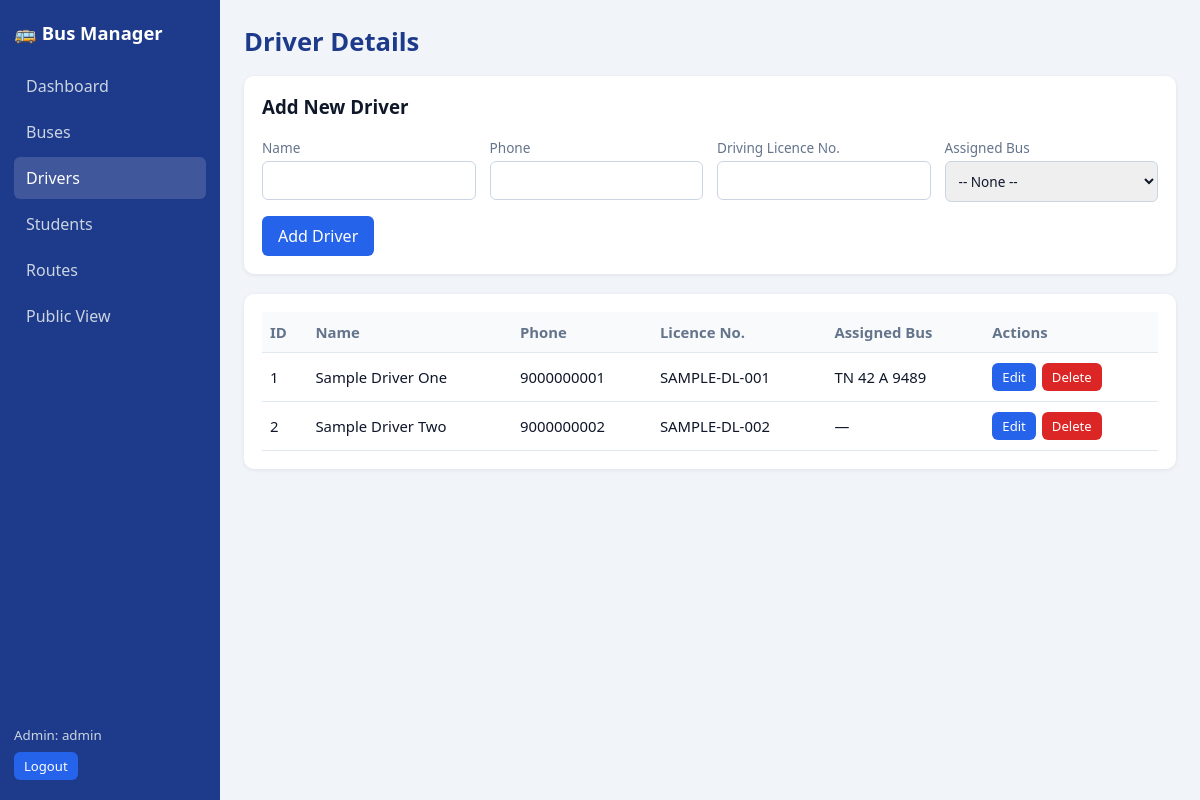
/drivers (signed in), run on the app's committed database.
### tables this page shows
CREATE TABLE drivers (
    driver_id      INTEGER PRIMARY KEY AUTOINCREMENT,
    name           TEXT NOT NULL,
    phone          TEXT NOT NULL,
    licence_number TEXT NOT NULL UNIQUE,
    bus_id         INTEGER UNIQUE REFERENCES buses(bus_id) ON DELETE SET NULL
);

CREATE TABLE buses (
    bus_id              INTEGER PRIMARY KEY AUTOINCREMENT,
    bus_number          TEXT NOT NULL UNIQUE,
    registration_number TEXT NOT NULL UNIQUE,
    capacity            INTEGER NOT NULL CHECK (capacity > 0),
    route_id            INTEGER REFERENCES routes(route_id) ON DELETE RESTRICT,
    driver_id           INTEGER UNIQUE REFERENCES drivers(driver_id) ON DELETE SET NULL,
    status              TEXT NOT NULL DEFAULT 'Active' CHECK (status IN ('Active', 'Inactive'))
);

### app.py (the view)
@app.route("/drivers")
@login_required
def drivers():
    rows = db.query("""SELECT d.driver_id, d.name, d.phone, d.licence_number, d.bus_id, b.bus_number
                       FROM drivers d LEFT JOIN buses b ON d.bus_id = b.bus_id ORDER BY d.name""")
    return render_template("drivers.html", drivers=rows, edit=get_edit("drivers", "driver_id"),
                           bus_opts=db.query("SELECT bus_id, bus_number FROM buses ORDER BY bus_number"))

### app.py (called while the page is built)
def csrf_token():
    if "_csrf" not in session:
        session["_csrf"] = secrets.token_hex(16)
    return session["_csrf"]

@app.before_request
def verify_csrf():
    if request.method == "POST":
        sent, real = request.form.get("_csrf", ""), session.get("_csrf", "")
        if not real or not secrets.compare_digest(sent, real):
            abort(400, "Invalid or missing CSRF token. Go back, refresh the page and try again.")

def login_required(view):
    @wraps(view)
    def wrapper(*args, **kwargs):
        if not session.get("admin"):
            flash("Please log in as administrator.", "error")
            return redirect(url_for("login"))
        return view(*args, **kwargs)
    return wrapper

def get_edit(table, pk):
    key = request.args.get("edit")
    if not key:
        return None
    row = db.query(f"SELECT * FROM {table} WHERE {pk} = ?", (key,), one=True)  # table/pk are fixed constants
    if row is None:
        flash("Record to edit was not found.", "error")
    return row

### database.py (called while the page is built)
def get_conn():
    conn = sqlite3.connect(DB_PATH)
    conn.row_factory = sqlite3.Row
    conn.execute("PRAGMA foreign_keys = ON")  # SQLite needs this on every connection
    return conn

def query(sql, params=(), one=False):
    conn = get_conn()
    try:
        rows = conn.execute(sql, params).fetchall()
    finally:
        conn.close()
    if one:
        return rows[0] if rows else None
    return rows

### templates/drivers.html (shortened to what this page needs)
{% extends "base.html" %}
{% block content %}
<h1>Driver Details</h1>
<section class="card">
  <h3>{{ 'Edit Driver' if edit else 'Add New Driver' }}</h3>
  <form method="post" action="{{ url_for('driver_save') }}" class="grid-form">
    <label>Name<input name="name" required maxlength="60" value="{{ edit.name if edit else '' }}"></label>
    <label>Phone<input name="phone" required maxlength="15" value="{{ edit.phone if edit else '' }}"></label>
    <label>Driving Licence No.<input name="licence_number" required maxlength="30" value="{{ edit.licence_number if edit else '' }}"></label>
    <label>Assigned Bus
      <select name="bus_id"><option value="">-- None --</option>
      </select></label>
    <div class="actions">
      <button class="btn">{{ 'Update Driver' if edit else 'Add Driver' }}</button>
    </div>
  </form>
</section>
<section class="card">
  <table>
    <tr><th>ID</th><th>Name</th><th>Phone</th><th>Licence No.</th><th>Assigned Bus</th><th>Actions</th></tr>
    {% for d in drivers %}
    <tr><td>{{ d.driver_id }}</td><td>{{ d.name }}</td><td>{{ d.phone }}</td><td>{{ d.licence_number }}</td><td>{{ d.bus_number or '—' }}</td>
        <td class="row-actions">
          <a class="btn small" href="{{ url_for('drivers', edit=d.driver_id) }}">Edit</a>
          <form method="post" action="{{ url_for('delete_record', entity='drivers', key=d.driver_id) }}" data-confirm="Delete driver {{ d.name }}?">
            <input type="hidden" name="_csrf" value="{{ csrf_token() }}"><button class="btn small danger">Delete</button></form>
        </td></tr>
    {% else %}<tr><td colspan="6">No drivers found.</td></tr>{% endfor %}
  </table>
</section>
{% endblock %}

### static/css/style.css (style rules this page uses)
:root { --primary:#1e3a8a; --accent:#2563eb; --bg:#f1f5f9; --text:#0f172a; --muted:#64748b; }
* { box-sizing: border-box; }
body { margin:0; font-family: "Segoe UI", Arial, sans-serif; background:var(--bg); color:var(--text); }
h1 { margin-top:0; font-size:1.6rem; color:var(--primary); }
.card { background:#fff; border-radius:10px; padding:18px; margin-bottom:20px; box-shadow:0 1px 4px rgba(0,0,0,.08); overflow-x:auto; }
.card h3 { margin-top:0; }
table { width:100%; border-collapse:collapse; }
th, td { text-align:left; padding:10px 8px; border-bottom:1px solid #e2e8f0; font-size:.93rem; }
th { background:#f8fafc; color:var(--muted); }
.grid-form { display:grid; grid-template-columns:repeat(auto-fit,minmax(200px,1fr)); gap:14px; }
label { display:flex; flex-direction:column; font-size:.85rem; color:var(--muted); gap:4px; }
input, select, textarea { padding:9px; border:1px solid #cbd5e1; border-radius:6px; font:inherit; color:var(--text); }
.actions { grid-column:1 / -1; display:flex; gap:10px; }
.btn { background:var(--accent); color:#fff; border:0; padding:9px 16px; border-radius:6px; cursor:pointer; text-decoration:none; font:inherit; display:inline-block; }
.btn.danger { background:#dc2626; }
.btn.small { padding:5px 10px; font-size:.82rem; }
.row-actions { display:flex; gap:6px; }
.row-actions form { margin:0; }

### data on the page
drivers: driver_id "1", name "Sample Driver One", phone "9000000001", licence_number "SAMPLE-DL-001", bus_number "TN 42 A 9489"
drivers: driver_id "2", name "Sample Driver Two", phone "9000000002", licence_number "SAMPLE-DL-002", bus_number "—"

### other printed values
{{ label }} "Dashboard" "Buses" "Drivers" "Students" "Routes" "Public View"
{{ session['admin'] }} "admin"
{{ 'Edit Driver' if edit else 'Add New Driver' }} "Add New Driver"
{{ 'Update Driver' if edit else 'Add Driver' }} "Add Driver"
